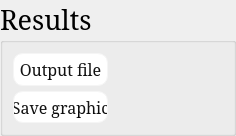
        <widget class="QGroupBox" name="results_box">
         <property name="sizePolicy">
          <sizepolicy hsizetype="Expanding" vsizetype="Expanding">
           <horstretch>0</horstretch>
           <verstretch>0</verstretch>
          </sizepolicy>
         </property>
         <property name="minimumSize">
          <size>
           <width>0</width>
           <height>0</height>
          </size>
         </property>
         <property name="maximumSize">
          <size>
           <width>16777215</width>
           <height>16777215</height>
          </size>
         </property>
         <property name="font">
          <font>
           <family>Garamond</family>
           <pointsize>20</pointsize>
          </font>
         </property>
         <property name="layoutDirection">
          <enum>Qt::LeftToRight</enum>
         </property>
         <property name="styleSheet">
          <string notr="true">QGroupBox#results_box {
	background-color:qlineargradient(x1:0,y1:0,x2:0,y2:1,stop:0 rgba(106,106,106,255),stop:1 rgba(106,106,106,75));
  	margin-top:27px;
  	border:1px solid rgba(25,25,25,127);
  	border-radius:8px;
}

QGroupBox#results_box::title {
	color: qlineargradient(spread:pad, x1:1, y1:1, x2:0, y2:0, stop:0 rgba(0, 0, 0, 255), stop:1 rgba(59, 59, 59, 255));
	border: 1px solid #32414B;
	border-radius: 5px;
	subcontrol-origin: margin;
	background-color: QLinearGradient( x1: 0, y1: 0, x2: 0, y2: 1, stop: 0 #ffa02f, stop: 1 #d7801a);
	subcontrol-position: top left;
	left: 10px;
	padding-left: 5px;
	padding-right: 5px;
	padding-top: 2px;
}</string>
         </property>
         <property name="title">
          <string>Results</string>
         </property>
         <layout class="QGridLayout" name="layout_final" rowstretch="50,50" columnstretch="45,55">
          <property name="leftMargin">
           <number>10</number>
          </property>
          <property name="topMargin">
           <number>10</number>
          </property>
          <property name="rightMargin">
           <number>10</number>
          </property>
          <property name="bottomMargin">
           <number>10</number>
          </property>
          <property name="horizontalSpacing">
           <number>10</number>
          </property>
          <property name="verticalSpacing">
           <number>5</number>
          </property>
          <item row="0" column="0">
           <widget class="QPushButton" name="output">
            <property name="enabled">
             <bool>true</bool>
            </property>
            <property name="sizePolicy">
             <sizepolicy hsizetype="Expanding" vsizetype="Expanding">
              <horstretch>0</horstretch>
              <verstretch>0</verstretch>
             </sizepolicy>
            </property>
            <property name="minimumSize">
             <size>
              <width>95</width>
              <height>30</height>
             </size>
            </property>
            <property name="font">
             <font>
              <family>Garamond</family>
              <pointsize>12</pointsize>
              <weight>50</weight>
              <bold>false</bold>
             </font>
            </property>
            <property name="cursor">
             <cursorShape>PointingHandCursor</cursorShape>
            </property>
            <property name="styleSheet">
             <string notr="true">QPushButton#output {
	color: qlineargradient(spread:pad, x1:0.471, y1:1, x2:0.455045, y2:0, stop:0 rgba(0, 0, 0, 255), stop:1 rgba(39, 39, 39, 255));
	border: 1px solid whitesmoke;
	background-color: rgb(255, 255, 255);
	border-radius: 10px;
}

QPushButton#output:hover {
	background-color: #2487C8;
	color: rgb(255, 255, 255);
}

QPushButton#output:disabled {
	background-color: QLinearGradient( x1: 0, y1: 0, x2: 0, y2: 1, stop: 0 #ffa02f, stop: 1 #d7801a);
}
</string>
            </property>
            <property name="text">
             <string>Output file</string>
            </property>
            <property name="icon">
             <iconset>
              <normaloff>../../../.designer/backup/icons/outcome.ico</normaloff>../../../.designer/backup/icons/outcome.ico</iconset>
            </property>
           </widget>
          </item>
          <item row="1" column="0">
           <widget class="QPushButton" name="overall">
            <property name="enabled">
             <bool>true</bool>
            </property>
            <property name="sizePolicy">
             <sizepolicy hsizetype="Expanding" vsizetype="Expanding">
              <horstretch>0</horstretch>
              <verstretch>0</verstretch>
             </sizepolicy>
            </property>
            <property name="minimumSize">
             <size>
              <width>95</width>
              <height>30</height>
             </size>
            </property>
            <property name="font">
             <font>
              <family>Garamond</family>
              <pointsize>12</pointsize>
              <weight>50</weight>
              <bold>false</bold>
             </font>
            </property>
            <property name="cursor">
             <cursorShape>PointingHandCursor</cursorShape>
            </property>
            <property name="styleSheet">
             <string notr="true">QPushButton#overall {
	color: qlineargradient(spread:pad, x1:0.471, y1:1, x2:0.455045, y2:0, stop:0 rgba(0, 0, 0, 255), stop:1 rgba(39, 39, 39, 255));
	border: 1px solid whitesmoke;
	background-color: rgb(255, 255, 255);
	border-radius: 10px;
}


QPushButton#overall:hover {
	background-color: #2487C8;
	color: rgb(255, 255, 255);
}

QPushButton#overall:disabled {
	background-color: QLinearGradient( x1: 0, y1: 0, x2: 0, y2: 1, stop: 0 #ffa02f, stop: 1 #d7801a);
}
</string>
            </property>
            <property name="text">
             <string>Save graphic</string>
            </property>
            <property name="icon">
             <iconset>
              <normaloff>../../../.designer/backup/icons/percent.ico</normaloff>../../../.designer/backup/icons/percent.ico</iconset>
            </property>
           </widget>
          </item>
          <item row="0" column="1" rowspan="2">
           <widget class="QLabel" name="icon_results">
            <property name="sizePolicy">
             <sizepolicy hsizetype="Expanding" vsizetype="Expanding">
              <horstretch>0</horstretch>
              <verstretch>0</verstretch>
             </sizepolicy>
            </property>
            <property name="minimumSize">
             <size>
              <width>100</width>
              <height>70</height>
             </size>
            </property>
            <property name="maximumSize">
             <size>
              <width>16777215</width>
              <height>16777215</height>
             </size>
            </property>
            <property name="cursor">
             <cursorShape>ArrowCursor</cursorShape>
            </property>
            <property name="text">
             <string/>
            </property>
            <property name="pixmap">
             <pixmap>icons/report.png</pixmap>
            </property>
            <property name="scaledContents">
             <bool>true</bool>
            </property>
            <property name="alignment">
             <set>Qt::AlignCenter</set>
            </property>
           </widget>
          </item>
         </layout>
        </widget>
